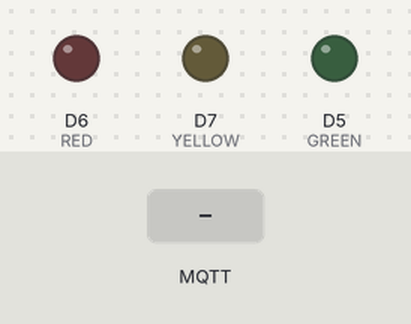
The sketch below on a simulated ESP8266 (Wemos D1 mini). On the bench: output pins drawn as LEDs (lit = HIGH). Inputs (shaded band) come from the test bench. WiFi joins after 1.5 s; servers stay silent unless stated; no MQTT or app messages arrive unless stated; what the sketch prints to the serial monitor is not drawn.

Above: at 3.2 s.
3.3 s: MQTT message "g" arrives on the first subscribed topic
At 4.1 s:
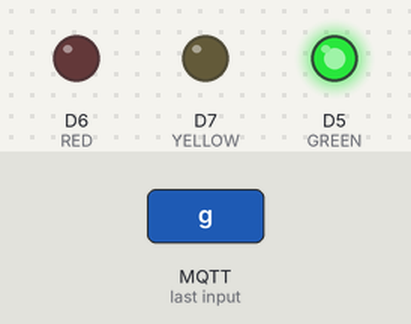
4.8 s: MQTT message "y" arrives on the first subscribed topic
At 5.2 s:
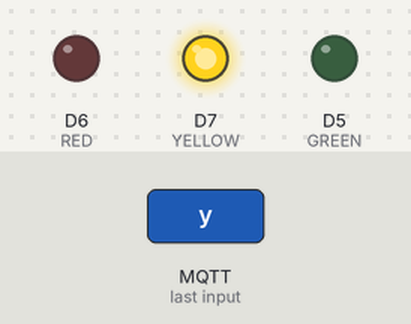
6.3 s: MQTT message "o" arrives on the first subscribed topic
At 7.6 s:
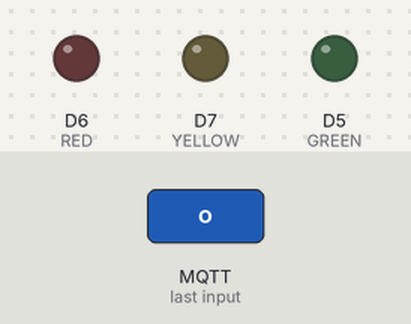
Timing chart, 0 to 9.3 s (numbered marks = the images above; inputs shaded):
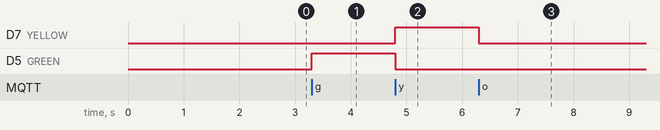

Measured:
- after the input at 3.3 s, D5 (GREEN): LOW → HIGH at once
- after the input at 4.8 s, D7 (YELLOW): LOW → HIGH at once; D5 (GREEN): HIGH → LOW at once
- after the input at 6.3 s, D7 (YELLOW): HIGH → LOW at once

The sketch:

LEDs.ino
```cpp
#include <PubSubClient.h>
#include <ESP8266WiFi.h>
#include <ESP8266mDNS.h>
#include <WiFiClient.h>


// #### LED Pin Setup #### //
int GREEN = D5;
int YELLOW = D7;
int RED = D6;

// ### Sensor Variables sent ### //
char* LED_pwr = "On";
char* LED_color = "Green";

// #### MQTT Server connection Setup - Raspberry Pi Broker #### //
char* mqtt_server = "192.168.43.40";
int mqtt_port = 1883;

WiFiClient Wifi;            //Setup Wifi object
PubSubClient client(Wifi);  //Object that gives you all the MQTT functionality, access objects in PubSubClient Library

// ##### Wifi Connection Setup #### //
char WifiName[] = "Verizon-SM-G935V";            //SSID
char Password[] = "password";

// #### LED Functions Setup #### //
void TurnGREEN(){
  AllClear();
  digitalWrite(GREEN,HIGH);
  Serial.println("GREEN");
}

void Flash(){
  digitalWrite(GREEN,HIGH);
  delay (200);
  digitalWrite(GREEN,LOW);
  delay (200);
  digitalWrite(GREEN,HIGH);
  delay (200);
  digitalWrite(GREEN,LOW);
  delay (200);
  digitalWrite(GREEN,HIGH);
  delay (200);
  digitalWrite(GREEN,LOW);
  delay (200);
}

void TurnYELLOW(){
  //TurnOFF();
  AllClear();
  digitalWrite(YELLOW,HIGH);
  Serial.println("YELLOW");
}

void TurnRED(){
  AllClear();
  digitalWrite(RED,HIGH);
  Serial.println("RED");
}

void AllClear(){
  digitalWrite(GREEN,LOW);
  digitalWrite(YELLOW,LOW);
  digitalWrite(RED,LOW);
}

// ### Look through payload (Message Sent) for LED instructions ### //

void Msg_rcv(char* topic, byte* payload, unsigned int length){     //Unsigned int = Positive numbers (more range)
  Serial.println((char)payload[1]);
  if ((char) payload[0] == 'o'){
    if ((char) payload[1] == 'n'){
      LED_pwr = "On";
    }
    else{
      LED_pwr = "Off";
      AllClear();
    }
  }
  else if ((char) payload[0] == 'g' && LED_pwr == "On"){
    //LED_color = "Green";
    TurnGREEN();
  }
  else if ((char) payload[0] == 'y' && LED_pwr == "On"){
    //LED_color = "Yellow";
    TurnYELLOW();
  }
  else if ((char) payload[0] == 'r' && LED_pwr == "On"){
    LED_color = "Red";
    TurnRED();
  }
  //Turn_color();
}

// ### Call the functions according to the payload and LED power being on or off ### //

void Turn_color(){
  if (LED_pwr == "On"){
    if (LED_color == "Green"){
      TurnGREEN();
    }
    else if (LED_color == "Red"){
      TurnRED();
    }
    else if (LED_color == "Yellow"){
      TurnYELLOW();
    }
    Serial.print (LED_color);
    Serial.println (" is on");
    }
   else{
    AllClear();
    Serial.println ("Power is off");
   }
}

void setup() {
  // put your setup code here, to run once:
  pinMode(GREEN,OUTPUT);
  pinMode(YELLOW,OUTPUT);
  pinMode(RED,OUTPUT);
  Serial.begin(9600);                          //Starts the Serial Monitor (Input printed on screen)

  client.setServer(mqtt_server, mqtt_port);
  client.setCallback(Msg_rcv);                   //Send payload to function (Msg_rcv)

  WiFi.begin(WifiName,Password);
  while (WiFi.status() !=WL_CONNECTED){          //If not connected to Wifi, delay until connected
    delay (2000);
    Serial.println("Finding a Connection...");
  }

  Serial.println("Connection Started");         //Begin Connection to Wifi
  Serial.print("IP Address: ");
  Serial.println(WiFi.localIP());               //IP assigned to Server by host wifi

  while(!client.connect("LED_board")){          //LED_board is name of Wemos/arduino connected to code. Waiting to connect to Broker.
    Serial.println("Finding a Connection...");
  }
  client.subscribe("LED");
  Serial.println("Subscribed to LED");
}

void loop() {                                // put your main code here, to run repeatedly:
  client.loop();                             // pre-made function. Connection to MQTT run continuosly (Constantly listening)
  if(!client.connected()){
    client.connect("LED_board");
  }
  //Turn_color();
}


/// ## SOURCES ## ///
//https://www.instructables.com/id/How-to-Use-MQTT-With-the-Raspberry-Pi-and-ESP8266/
//Andrew Thomas, friend, M.S. candidate
```
